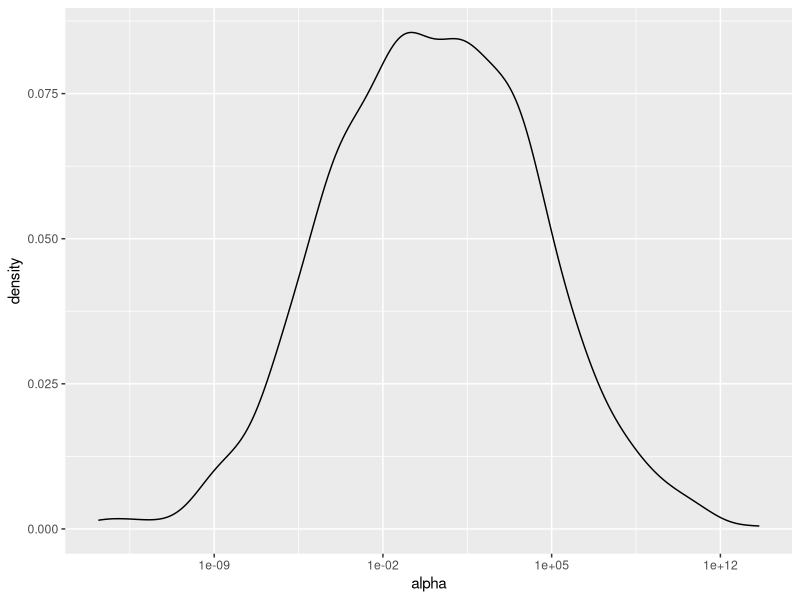
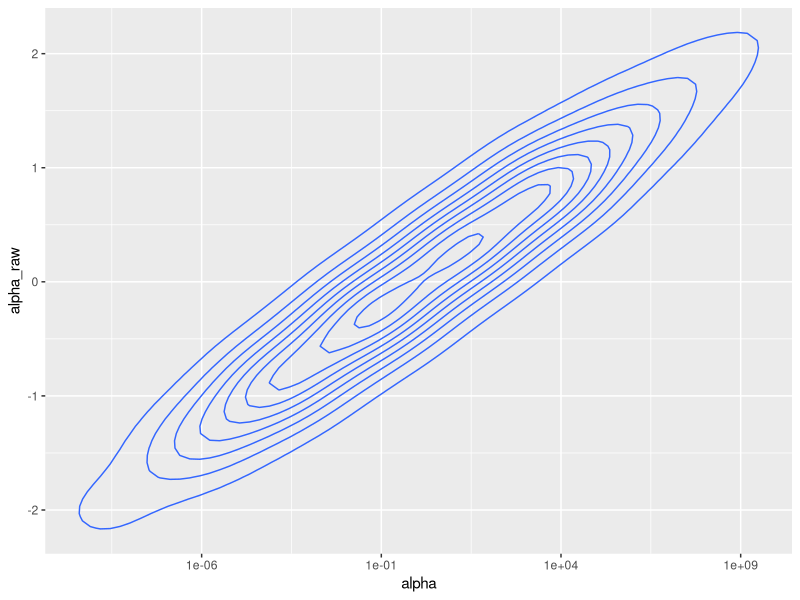

Reproduce these figures in R, in order.
##Parameterization
require(ggplot2)
require(scales)

#Consider the resulting distribution of alpha over a range of values for alpha_raw sampled from our normal(0, 1) prior:
alpha_raw <- rnorm(1000, 0, 1)
tau_al <- 10
log_alpha <- alpha_raw * tau_al
alpha <- exp(log_alpha)
ggplot(data.frame(alpha = alpha, alpha_raw = alpha_raw), 
       aes(x = alpha)) + 
  geom_density() + 
  scale_x_log10(labels = scientific)

#This distribution is centered at 0 and has more consistent behavior throughout its range of values.
ggplot(data.frame(alpha = alpha, alpha_raw = alpha_raw), 
       aes(x = alpha, y = alpha_raw)) + 
  geom_density2d() + 
  scale_x_log10(labels = scientific)
